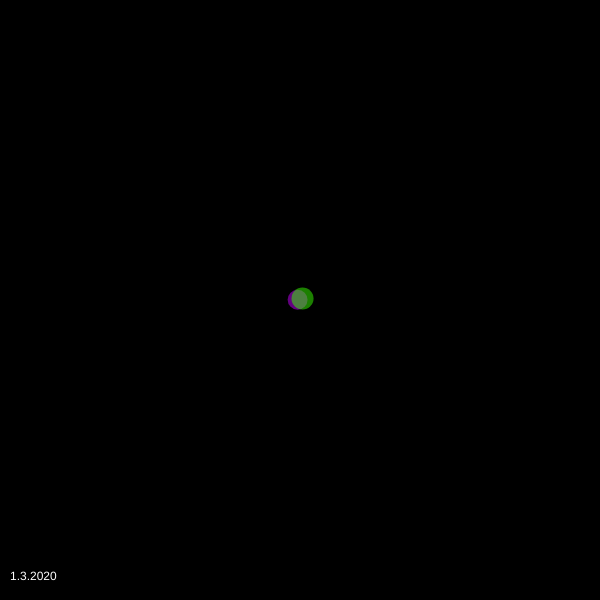
Frame 1 (no input)
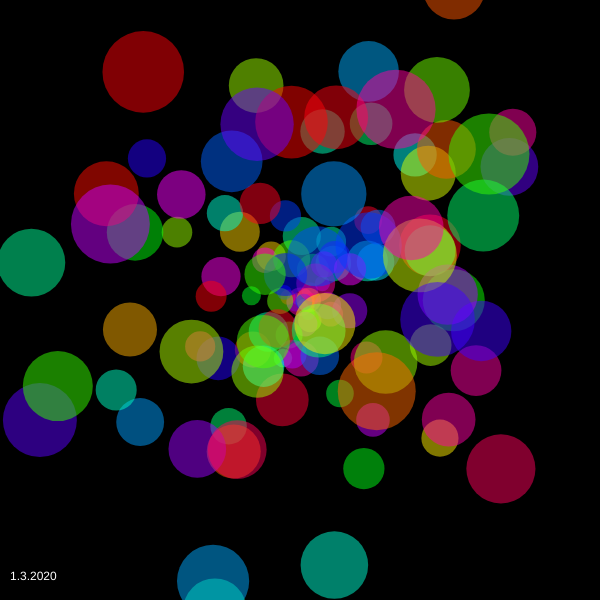
Frame 60 (no input)
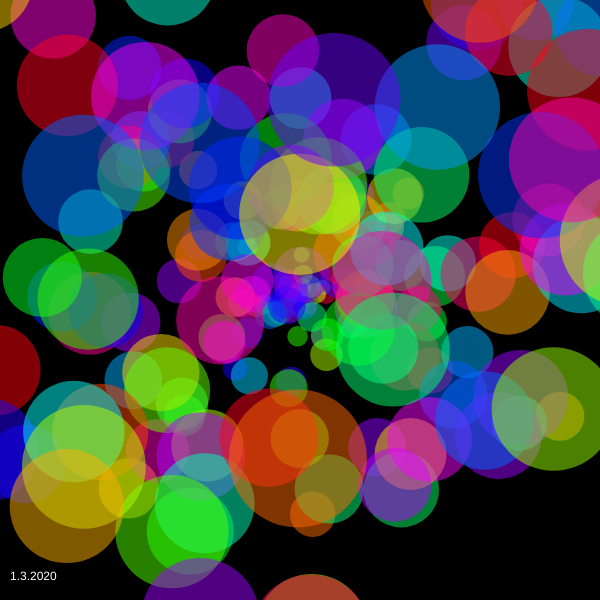
Frame 120 (the mouse pressed at the canvas centre since frame 60)

The p5.js sketch that drew these frames (run headless with seeded random() and noise() and a simulated clock; from frame 60 on, the mouse is pressed at the canvas centre):

// p5.js sketch
// ── sketch.js
//Based off the particle system example on p5.js

let system;

function setup() {
  createCanvas(600, 600);
  system = new ParticleSystem(createVector(width/2, height/2));
  colorMode(HSB);
}

function draw() {
  background(0);
  system.addParticle();
  system.addParticle();
  system.run();
  fill(255);
  text("1.3.2020", 10, height - 20);
}

// A simple Particle class
let Particle = function(position) {
  this.acceleration = createVector(random(-0.05, 0.05), random(-0.05, 0.05));
  this.velocity = createVector(random(-5, 5), random(-5, 5));
  this.position = position.copy();
  this.lifespan = 255;
  this.size = random(5, 25);
  this.hue = random(360);
};

Particle.prototype.run = function() {
  this.update();
  this.display();
};

// Method to update position
Particle.prototype.update = function(){
  this.velocity.add(this.acceleration);
  this.position.add(this.velocity);
  this.lifespan -= 2;
  this.size += 1;
};

// Method to display
Particle.prototype.display = function() {
  noStroke();
  fill(this.hue, 100, 100, 0.5);
  ellipse(this.position.x, this.position.y, this.size, this.size);
};

// Is the particle still useful?
Particle.prototype.isDead = function(){
  return this.lifespan < 0;
};

let ParticleSystem = function(position) {
  this.origin = position.copy();
  this.particles = [];
};

ParticleSystem.prototype.addParticle = function() {
  this.particles.push(new Particle(this.origin));
};

ParticleSystem.prototype.run = function() {
  for (let i = this.particles.length-1; i >= 0; i--) {
    let p = this.particles[i];
    p.run();
    if (p.isDead()) {
      this.particles.splice(i, 1); //gets rid of dead particles 
    }
  }
};
